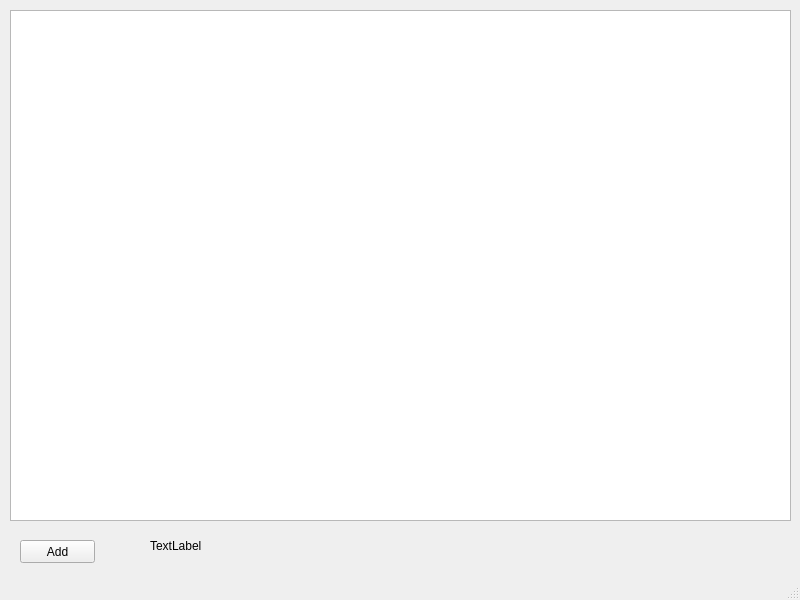
<?xml version="1.0" encoding="UTF-8"?>
<ui version="4.0">
 <class>Window_Main</class>
 <widget class="QMainWindow" name="Window_Main">
  <property name="geometry">
   <rect>
    <x>0</x>
    <y>0</y>
    <width>800</width>
    <height>600</height>
   </rect>
  </property>
  <property name="windowTitle">
   <string>Window_Main</string>
  </property>
  <widget class="QWidget" name="centralwidget">
   <widget class="QPushButton" name="pushButton">
    <property name="geometry">
     <rect>
      <x>20</x>
      <y>540</y>
      <width>75</width>
      <height>23</height>
     </rect>
    </property>
    <property name="text">
     <string>Add</string>
    </property>
   </widget>
   <widget class="QTreeView" name="treeView">
    <property name="geometry">
     <rect>
      <x>10</x>
      <y>10</y>
      <width>781</width>
      <height>511</height>
     </rect>
    </property>
   </widget>
   <widget class="QLabel" name="label">
    <property name="geometry">
     <rect>
      <x>150</x>
      <y>540</y>
      <width>54</width>
      <height>12</height>
     </rect>
    </property>
    <property name="text">
     <string>TextLabel</string>
    </property>
   </widget>
  </widget>
  <widget class="QMenuBar" name="menubar">
   <property name="geometry">
    <rect>
     <x>0</x>
     <y>0</y>
     <width>800</width>
     <height>17</height>
    </rect>
   </property>
  </widget>
  <widget class="QStatusBar" name="statusbar"/>
 </widget>
 <resources/>
 <connections/>
</ui>
